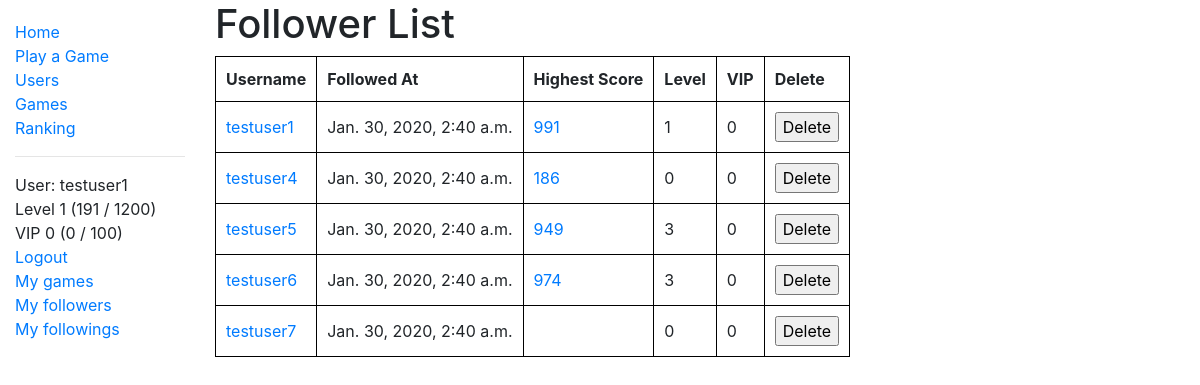
The page /two_zero_four_eight/user_follower/ (signed in) on the database its author committed.
### two_zero_four_eight/models.py (models this page shows, shortened)
class User(AbstractUser):
    game_played = models.IntegerField(verbose_name='Number of Games Played', default=0)
    best_game = models.OneToOneField('Game', on_delete=models.CASCADE, null=True, blank=True)
    highest_score = models.PositiveIntegerField(verbose_name='Highest Score', null=True, blank=True)
    experience = models.IntegerField(verbose_name='Experience', default=0)
    money_deposited = models.IntegerField(verbose_name='Money Deposited', default=0)
    num_follower = models.IntegerField(verbose_name='Followers', default=0)
    num_following = models.IntegerField(verbose_name='Followings', default=0)
    class Meta:
        ordering = ['date_joined']
    def get_absolute_url(self):
        return reverse('user-detail', args=[str(self.id)])
    @property
    def level(self):
        return binary_search(number=self.experience, array=experience_table)
    @property
    def level_string(self):
        return 'Level ' + status_string(level=self.level, experience=self.experience, table=experience_table)
    @property
    def vip_level(self):
        return binary_search(number=self.money_deposited, array=vip_table)
    @property
    def vip_level_string(self):
        return 'VIP ' + status_string(level=self.vip_level, experience=self.money_deposited, table=vip_table)

class Follow(models.Model):
    follower = models.ForeignKey(User, on_delete=models.CASCADE, null=False, blank=False, related_name='follower', db_index = True)
    user = models.ForeignKey(User, on_delete=models.CASCADE, null=False, blank=False, related_name='user', db_index = True)
    created = models.DateTimeField(default=timezone.now)
    updated = models.DateTimeField(default=timezone.now)
    active = models.BooleanField(default=True)
    class Meta:
        ordering = ['user']
        unique_together = ('user', 'follower',)

### two_zero_four_eight/views.py (the view)
# urls.py: path('user_follower/', views.UserFollowerListView.as_view(), name='user-follower'),
class UserFollowerListView(LoginRequiredMixin, generic.ListView):
    paginate_by = 5
    template_name = 'two_zero_four_eight/user_follower_list.html'
    def get_queryset(self):
        return Follow.objects.filter(user=self.request.user, active=True)

### two_zero_four_eight/models.py (called while the page is built)
def binary_search(array, number):
    hi = len(array)
    lo = 0
    while hi > lo:
        mid = lo + int((hi - lo + 1) / 2)
        if array[mid] <= number:
            lo = mid
        else:
            hi = mid - 1
    return lo

def status_string(level, experience, table):
    return str(level) + ' (' + str(experience - table[level]) + ' / ' + str(table[level + 1] - table[level]) + ')'

### two_zero_four_eight/templates/two_zero_four_eight/user_follower_list.html (shortened to what this page needs)
{% extends "base_generic.html" %}
{% block content %}
  {% if follow_list %}
    <h1>Follower List</h1>
    <table>
      <tr>
        <th>Username</th>
        <th>Followed At</th>
        <th>Highest Score</th>
        <th>Level</th>
        <th>VIP</th>
        <th>Delete</th>
      </tr>
      {% for follow in follow_list %}
        <tr>
          <td><a href="{{ follow.follower.get_absolute_url }}">{{ follow.follower.username }}</a></td>
          <td>{{follow.created}}</td>
          <td>
            {% if follow.follower.best_game %}<a href="{% url 'game-detail' follow.follower.best_game.id %}">{{follow.follower.highest_score}}</a> {% endif %}
          </td>
          <td>{{follow.follower.level}}</td>
          <td>{{follow.follower.vip_level}}</td>
          <td>
            <form action="{% url 'remove-follower' %}" method="post" onsubmit="return confirm('Do you really want to delete {{ follow.follower.username }} as a follower?')">
              <input type="submit" value="Delete">
            </form>
          </td>
        </tr>
      {% endfor %}
    </table>
  {% else %}
    <p>You don't have any followers.</p>
  {% endif %}
{% endblock %}

### two_zero_four_eight/templates/base_generic.html (shortened to what this page needs)
<!DOCTYPE html>
<html lang="en">
<head>
  <link rel="stylesheet" href="https://stackpath.bootstrapcdn.com/bootstrap/4.1.3/css/bootstrap.min.css">
  {% load bootstrap_pagination %}
  <link rel="stylesheet" href="{% static 'css/styles.css' %}">
</head>
<body>
  <div class="container-fluid">
    <div class="row">
      <div class="col-sm-2">
      {% block sidebar %}
        <ul class="sidebar-nav">
          <li><a href="{% url 'index' %}">Home</a></li>
          <li><a href="{% url 'play-game' %}">Play a Game</a></li>
          <li><a href="{% url 'users' %}">Users</a></li>
          <li><a href="{% url 'games' %}">Games</a></li>
          <li><a href="{% url 'user-rank' %}">Ranking</a></li>
          <hr/>
          {% if user.is_authenticated %}
          <li>User: {{ user.get_username }}</li>
          <li>{{ user.level_string }}</li>
          <li>{{ user.vip_level_string }}</li>
          <li><a href="{% url 'logout'%}?next={{request.path}}">Logout</a></li>
          <li><a href="{% url 'user-game' user.id %}">My games</a></li>
          <li><a href="{% url 'user-follower' %}">My followers</a></li>
          <li><a href="{% url 'user-following' %}">My followings</a></li>
          {% else %}
             <li><a href="{% url 'login'%}?next={{request.path}}">Login</a></li>
          {% endif %}
        </ul>
     {% endblock %}
      </div>
      <div class="col-sm-10 ">
          {% block content %}{% endblock %}
      </div>
    </div>
  </div>
</body>
</html>

### two_zero_four_eight/static/css/styles.css (style rules this page uses)
.sidebar-nav { margin-top: 20px; padding: 0; list-style: none; }
table, th, td { padding: 10px; border: 1px solid black; border-collapse: collapse; }

### rows shown on the page
User: get_username "testuser1", level_string "Level 1 (191 / 1200)", vip_level_string "VIP 0 (0 / 100)"
Follow: follower.username "testuser1", created "Jan. 30, 2020, 2:40 a.m.", follower.highest_score "991", follower.level "1", follower.vip_level "0"
Follow: follower.username "testuser4", created "Jan. 30, 2020, 2:40 a.m.", follower.highest_score "186", follower.level "0", follower.vip_level "0"
Follow: follower.username "testuser5", created "Jan. 30, 2020, 2:40 a.m.", follower.highest_score "949", follower.level "3", follower.vip_level "0"
Follow: follower.username "testuser6", created "Jan. 30, 2020, 2:40 a.m.", follower.highest_score "974", follower.level "3", follower.vip_level "0"
Follow: follower.username "testuser7", created "Jan. 30, 2020, 2:40 a.m.", follower.level "0", follower.vip_level "0"
